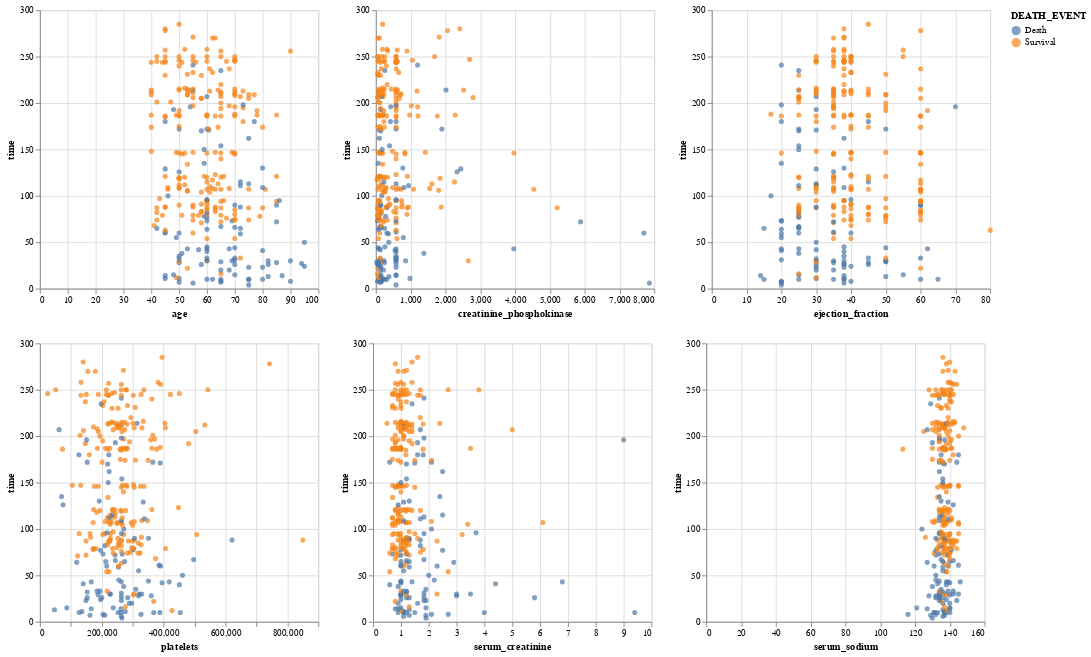

The notebook cell this image was saved under:
### Code cell
point1 = alt.Chart(df).mark_circle().encode(x=alt.X(alt.repeat("column"),type='quantitative'),color="DEATH_EVENT:N",y=alt.Y("time",type='quantitative')).repeat(column=quantitative_columns[:3])
point2 = alt.Chart(df).mark_circle().encode(x=alt.X(alt.repeat("column"),type='quantitative'),color="DEATH_EVENT:N",y=alt.Y("time",type='quantitative')).repeat(column=quantitative_columns[3:6])
point1 & point2
# # row1

### Figure 1 — Vega-Lite specification as saved in the notebook (floating-point values rounded to 4 significant figures; data arrays with more than 128 entries replaced by an {"elided": "..."} marker saying what was removed)
{"config": {"view": {"continuousWidth": 300, "continuousHeight": 300}}, "vconcat": [{"repeat": {"column": ["age", "creatinine_phosphokinase", "ejection_fraction"]}, "spec": {"data": {"name": "data-31f258b70a0e70a309fbc426c1e19cbb"}, "mark": {"type": "circle"}, "encoding": {"color": {"field": "DEATH_EVENT", "type": "nominal"}, "x": {"field": {"repeat": "column"}, "type": "quantitative"}, "y": {"field": "time", "type": "quantitative"}}}}, {"repeat": {"column": ["platelets", "serum_creatinine", "serum_sodium"]}, "spec": {"data": {"name": "data-31f258b70a0e70a309fbc426c1e19cbb"}, "mark": {"type": "circle"}, "encoding": {"color": {"field": "DEATH_EVENT", "type": "nominal"}, "x": {"field": {"repeat": "column"}, "type": "quantitative"}, "y": {"field": "time", "type": "quantitative"}}}}], "$schema": "https://vega.github.io/schema/vega-lite/v5.8.0.json", "datasets": {"data-31f258b70a0e70a309fbc426c1e19cbb": {"elided": "299 records"}}}
